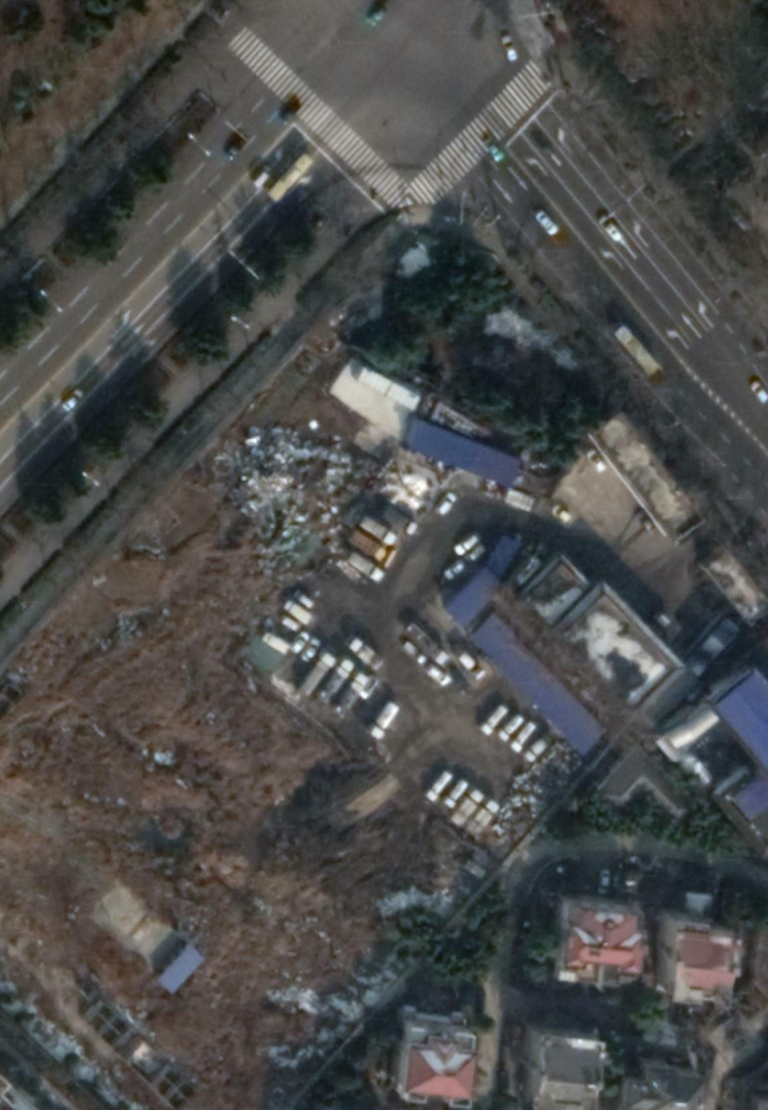
#> input picture data/demo1.jpg, 2304 x 3328 px (shown at 1/3 size)
$ python OperateImg.py
#> lines starting #> are read from the running program, lines starting #| are printed output that depends on the picture
# -*- coding: utf-8 -*-
"""
Created on Thu Mar 21 14:48:22 2019

@author: gis
"""

import cv2
import numpy as np


def aboutImg(img):
    """获取图像相关的属性"""
    px = img[100, 10]
    print(px)
    print(img.shape)
    print(img.size)


def resizeImg(img, rw, rh):
    """修改图像的大小"""
    height, width = img.shape[:2]
    resized = cv2.resize(img,(int(rw*width), int(rh*height)),
                     interpolation = cv2.INTER_AREA)
    return resized


def showImg(img):
    """显示图像"""
    cv2.namedWindow('image', cv2.WINDOW_NORMAL)     # 可以调整窗口大小
    cv2.imshow('image', img)
    cv2.waitKey(0)
    cv2.destroyAllWindows()


def moveImg(img, x, y):
    """对图像的移动，主要由M矩阵控制移动的方向和范围
    第一维的第三个数控制左右平移大小;第二维第三个数控制上下平移大小"""
    M = np.float32([[1,0, x],[0,1, y]])                                        # M为转换矩阵
    shifted = cv2.warpAffine(img,M, (img.shape[1], img.shape[0]))              # 第一个参数为需要转换的图片‘第二个参数为转换矩阵；第三个参数为图片转换的维度
    return shifted


def rotationImg(img, angle, center = None, scale = 1.0):
    """图像的旋转，第一个参数是旋转的中心，第二个是旋转的角度"""
    rows,cols = img.shape[:2]
    if center is None:
        center = (cols/2, rows/2)
    M = cv2.getRotationMatrix2D(center, angle, scale)                          # 旋转矩阵
    rotated = cv2.warpAffine(img,M,(cols,rows))
    return rotated

def changeValue(img, value):
    """图像改变值：首先创建一个和图像相同维度的矩阵，利用cv2里的函数进行相加或相减。输入的值必须为整数"""
    if value < 0:
        M = np.ones(img.shape, dtype="uint8") * (-value)
        return cv2.subtract(img, M)
    else:
        M = np.ones(img.shape, dtype="uint8") * value
        return cv2.add(img, M)


def circleMask(img, centerPoint, radius):
    """mask图片，首先构建一个圆形的图形，利用and计算"""
    mask = np.zeros(img.shape[:2], dtype="uint8")
    cv2.circle(mask, centerPoint, radius, 255, -1)
    return cv2.bitwise_and(img, img, mask=mask)


if __name__ == "__main__":
    img = cv2.imread('data/demo1.jpg')
#> img is the input picture: shape (3328, 2304, 3); mean B, G, R 74.6, 75.7, 74.8
#    resizeImg()
    shifted = moveImg(img, 200, 180)
#> in moveImg, `shifted = cv2.warpAffine(img,M, (img.shape[1], img.shape[0]))`:
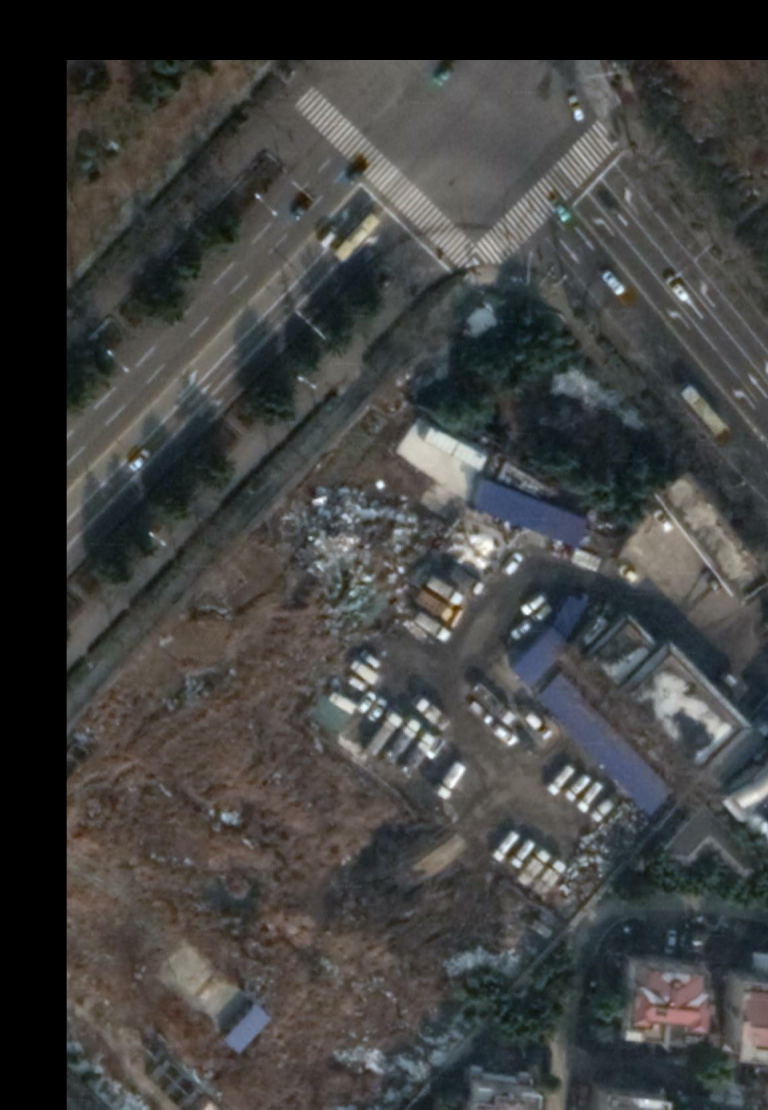
#> shifted: shape (3328, 2304, 3) (shown at 1/3 size); mean B, G, R 64.8, 66.1, 65.6
#    rotationImg(img)
    showImg(shifted)
